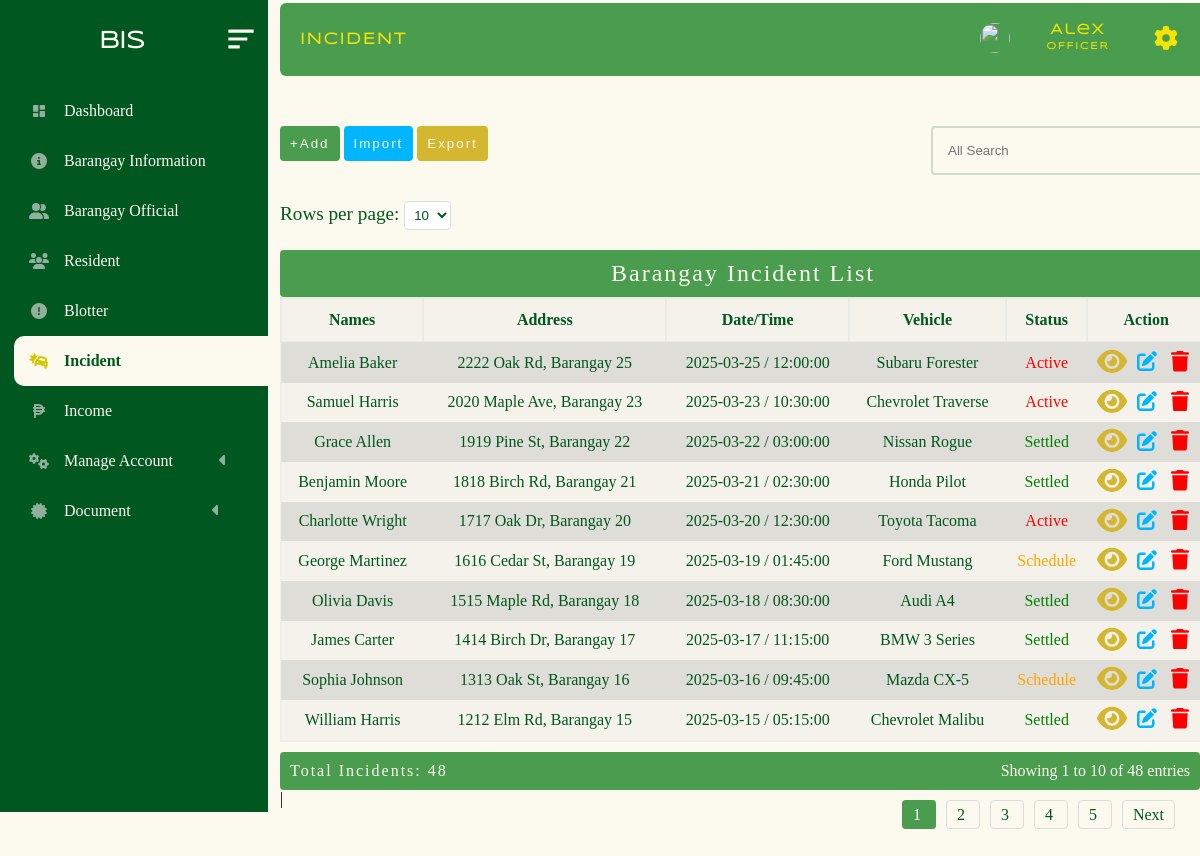
/administrator/admin_panel/incident.php (signed in), run on the app's committed database.
### tables this page shows
CREATE TABLE `barangay_incident` (
  `id` bigint(20) NOT NULL,
  `date` date NOT NULL,
  `time` time NOT NULL,
  `name_involve` varchar(200) NOT NULL,
  `address` varchar(200) NOT NULL,
  `vehicle` varchar(200) NOT NULL,
  `license` varchar(200) NOT NULL,
  `plate_no` varchar(200) NOT NULL,
  `cause_incident` varchar(200) NOT NULL,
  `status` int(11) NOT NULL
);

### administrator/admin_panel/incident_folder/incident.php (the view, shortened to what this page needs)
<!DOCTYPE html>
<html lang="en">
<head>
</head>
<body>
    <?php
    require("../../database/conn_db.php");
    $page = isset($_GET['page']) ? max(1, (int)$_GET['page']) : 1;
    $limit = isset($_GET['limit']) ? max(1, (int)$_GET['limit']) : 10;
    $offset = ($page - 1) * $limit;
    $countQuery = "SELECT COUNT(*) AS total FROM barangay_incident";
    $countResult = $conn->query($countQuery);
    $totalRows = $countResult->fetch_assoc()['total'];
    $totalPages = max(1, ceil($totalRows / $limit));
    $startRow = ($page - 1) * $limit + 1;
    $endRow = min($page * $limit, $totalRows);
    $sql = "SELECT * FROM barangay_incident ORDER BY id DESC LIMIT $limit OFFSET $offset";
    $result = $conn->query($sql);
    ?>
    <div class="limit-selector">
        <form method="GET" action="">
            <label for="limit">Rows per page:</label>
            <select name="limit" id="limit" onchange="this.form.submit()">
                <option value="10" <?php if ($limit == 10) echo 'selected'; ?>>10</option>
            </select>
        </form>
    </div>
    <?php
    if ($result->num_rows > 0) {
    ?>
    <table>
        <caption>Barangay Incident List</caption>
        <tr>
            <th>Names</th>
            <th>Address</th>
            <th>Date/Time</th>
            <th>Vehicle</th>
            <th>Status</th>
            <th>Action</th>
        </tr>
        <?php
        while ($row = $result->fetch_assoc()) {
            $date = $row ["date"];
            $time = $row ["time"];
            $name_involve = $row ["name_involve"];
            $address = $row ["address"];
            $vehicle = $row ["vehicle"];
            $status = $row ["status"];
        ?>
            <tr class="table_hover">
                                    <td><?php echo  $name_involve ?></td>
                                    <td><?php echo  $address ?></td>
                                    <td><?php echo  $date . " / " .  $time ?></td>
                                    <td><?php echo  $vehicle ?></td>
                                    <td><?php  $status;
                                        if($status == 1){
                                            echo "<p style='color:red;'>Active</p>";
                                        }elseif($status == 2){
                                            echo "<p style='color:green;'>Settled</p>";
                                        }
                                        elseif($status == 3){
                                            echo "<p style='color:orange;'>Schedule</p>";
                                        }
                                    ?></td>
                <td>
                    <div id = "form_up_del_official">
                                       <button  id = "view_resident_btn"  class = "view_btn" data-id= <?php echo $row ["id"] ?>>
                                       </button>
                                           <button  id = "update_official_btn" class = "update_btn" data-id= <?php echo $row ["id"] ?>></button>
                                           <button id = "delete_official_btn" class = "delete_btn_blotter" data-id= <?php echo $row ["id"] ?>></button>
                                       </div>
                </td>
            </tr>
        <?php } ?>
    </table>
    <div class="table-footer">
        <div class="total-count">Total Incidents: <?php echo $totalRows; ?></div>
        <div class="pagination-info">
            Showing <?php echo $startRow; ?> to <?php echo $endRow; ?> of <?php echo $totalRows; ?> entries
        </div>
    </div>
    <div class="pagination">
        <?php for ($i = 1; $i <= $totalPages; $i++): ?>
            <a href="?page=<?php echo $i; ?>&limit=<?php echo $limit; ?>" class="<?php echo $i == $page ? 'active' : ''; ?>">
                <?php echo $i; ?>
            </a>
        <?php endfor; ?>
        <?php if ($page < $totalPages): ?>
            <a href="?page=<?php echo $page + 1; ?>&limit=<?php echo $limit; ?>">Next</a>
        <?php endif; ?>
    </div>
    <?php
    }
    ?>
        <?php include("update_temp.php");?>
        <?php include('view_temp.php')?>
</body>
</html>

### administrator/admin_panel/style.css/mian.stylecss.css (style rules this page uses)
* { margin: 0px; padding: 0px; box-sizing: content-box; list-style-type: none ; }
html { scroll-behavior: smooth; }
:root { --bg-color: #FCFAEE; --2nd-bg-color:#4A9D4f; --sub-bg-color: #005720 ; --1st-text-color: #005720 ; --2nd-text-color: rgb(53, 53, 53); --3rd-text-color: #FCFAEE; --btn-color: #F5E402; --other-color :rgb(0, 183, 255); }
body { background-color: var(--bg-color); position: relative; min-height: 100%; width: 100%; overflow: scroll; overflow-x: hidden; }

### administrator/admin_panel/style.css/brgy_incident.css (style rules this page uses)
* { margin: 0px; padding: 0px; box-sizing: content-box; list-style-type: none ; }
:root { --bg-color: #FCFAEE; --2nd-bg-color:#4A9D4f; --sub-bg-color: #005720 ; --1st-text-color: #005720 ; --2nd-text-color: rgb(53, 53, 53); --3rd-text-color: #FCFAEE; --btn-color: #d4b62f; --other-color :rgb(0, 183, 255); }
body { background-color: var(--bg-color); background-repeat: no-repeat; background-size: cover; }
table { border: 2px solid rgba(228, 228, 228, 0.39); margin-left: 0px; margin-top: 10px; background-color: rgba(226, 226, 226, 0.322); width: 77vw; border-collapse: collapse; transition: all 0.5s ease; border-radius:4px; font-family: "sub_text"; color: var(--1st-text-color); }
table td { padding: 5px; text-align: center; }
table th { border: 2px solid rgba(226, 226, 226, 0.562); padding: 12px; }
table tr:nth-child(even) { background-color: #a7a5a548; }
caption { font-size: 2vw; letter-spacing: 2px; background-color: var(--2nd-bg-color); padding-bottom: 10px; padding-top: 10px; color: var(--bg-color); border-radius: 4px; }
.pagination { margin: 0px 0; float: right; margin-right: 0px; padding-bottom: 60px; margin-left: 20px; }
.pagination a { margin: 0 5px; padding: 5px 10px; text-decoration: none; color: var(--1st-text-color); border: 1px solid #ddd; border-radius: 4px; line-height: 50px; }
.pagination a.active { background-color: var(--2nd-bg-color); color: white; border: 1px solid var(--2nd-bg-color); }
.limit-selector { margin-top:20px; margin-left: 0px; color: #005720; font-family: "sub_text"; transition: all 0.5s ease; font-size: 1.2rem; }
.limit-selector select { padding: 5px; border-radius: 4px; border: 1px solid #ddd; width: max-content; color: #005720; height: max-content; background-color: white; margin-top: 20px; }
#form_up_del_official { display: flex; justify-content:space-evenly ; align-items: center; }
#update_official_btn { color: var(--bg-color); cursor: pointer; padding: 3px 5px 3px 5px; background-color: transparent; border-radius: 4px; font-size: 0.9rem; outline: none; border: none; }
#update_official_btn svg { width: 20px; fill: var(--other-color); }
#delete_official_btn { color: var(--bg-color); cursor: pointer; padding: 3px 5px 3px 5px; background-color: transparent; border-radius: 4px; border: 1px solid rgb(197, 197, 197); outline: none; border: none; font-size: 0.9rem; }
#delete_official_btn svg { width: 18px; fill: red; }
#view_resident_btn { color: var(--bg-color); cursor: pointer; background-color:transparent; border-radius: 4px; border: 1px solid rgb(197, 197, 197); outline: none; border: none; font-size: 0.9rem; width: 30px; }
#view_resident_btn svg { fill: #d4b62f; }

### administrator/admin_panel/incident_folder/brgy_incident_upd.css (style rules this page uses)
* { margin: 0px; padding: 0px; box-sizing: content-box; list-style-type: none ; }
html { scroll-behavior: smooth; }
:root { --bg-color:#FCFAEE; --2nd-bg-color:#4A9D4f; --sub-bg-color: #005720 ; --1st-text-color: #005720 ; --2nd-text-color: rgb(53, 53, 53); --3rd-text-color: #FCFAEE; --btn-color: #F5E402; --other-color :rgb(0, 183, 255); }
body { background-color: var(--bg-color); background-repeat: no-repeat; background-size: cover; }
form { padding: 0px; }
form input, select { width: 210px; height: 20px; padding: 5px 5px 5px 10px; margin-top: 0px ; margin-bottom: 10px; border-radius: 4px; border: none; color: #4A9D4f; border: 1px solid #005720; }
form label { font-size: 1.2rem; font-family: "sub_text"; color: #005720; }

### administrator/admin_panel/incident_folder/import_temp.php (style rules this page uses)
* { margin: 0px; padding: 0px; box-sizing: content-box; list-style-type: none; }
:root { --bg-color: #FCFAEE; --2nd-bg-color: #4A9D4f; --sub-bg-color: #005720; --1st-text-color: #005720; --2nd-text-color: rgb(53, 53, 53); --3rd-text-color: #FCFAEE; --btn-color: #d4b62f; --other-color: rgb(0, 183, 255); }

### administrator/admin_panel/incident_folder/incident.php (style rules this page uses)
.table-footer { display: flex; justify-content: space-between; margin-top: 10px; padding: 10px; margin-left:0px; background-color:#4A9D4f; border-radius: 4px; width: 100%; }
.total-count { font-weight: 400; color:#FCFAEE; font-family:"sub_text"; letter-spacing:2px; }
.pagination-info { color: #666; color:#FCFAEE; font-family:"sub_text"; }

### data on the page
barangay_incident: name_involve "Amelia Baker", address "2222 Oak Rd, Barangay 25", date "2025-03-25", time "12:00:00", vehicle "Subaru Forester", status "Active"
barangay_incident: name_involve "Samuel Harris", address "2020 Maple Ave, Barangay 23", date "2025-03-23", time "10:30:00", vehicle "Chevrolet Traverse", status "Active"
barangay_incident: name_involve "Grace Allen", address "1919 Pine St, Barangay 22", date "2025-03-22", time "03:00:00", vehicle "Nissan Rogue", status "Settled"
barangay_incident: name_involve "Benjamin Moore", address "1818 Birch Rd, Barangay 21", date "2025-03-21", time "02:30:00", vehicle "Honda Pilot", status "Settled"
barangay_incident: name_involve "Charlotte Wright", address "1717 Oak Dr, Barangay 20", date "2025-03-20", time "12:30:00", vehicle "Toyota Tacoma", status "Active"
barangay_incident: name_involve "George Martinez", address "1616 Cedar St, Barangay 19", date "2025-03-19", time "01:45:00", vehicle "Ford Mustang", status "Schedule"
barangay_incident: name_involve "Olivia Davis", address "1515 Maple Rd, Barangay 18", date "2025-03-18", time "08:30:00", vehicle "Audi A4", status "Settled"
barangay_incident: name_involve "James Carter", address "1414 Birch Dr, Barangay 17", date "2025-03-17", time "11:15:00", vehicle "BMW 3 Series", status "Settled"
barangay_incident: name_involve "Sophia Johnson", address "1313 Oak St, Barangay 16", date "2025-03-16", time "09:45:00", vehicle "Mazda CX-5", status "Schedule"
barangay_incident: name_involve "William Harris", address "1212 Elm Rd, Barangay 15", date "2025-03-15", time "05:15:00", vehicle "Chevrolet Malibu", status "Settled"

### other printed values
$totalRows "48"
$startRow "1"
$endRow "10"
